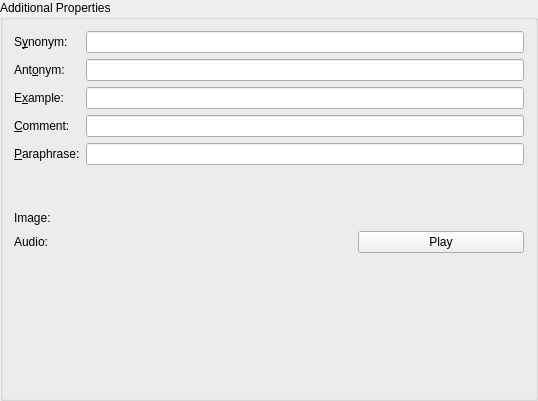
<ui version="4.0" >
 <class>AdditionalEditPage</class>
 <widget class="QWidget" name="AdditionalEditPage" >
  <property name="geometry" >
   <rect>
    <x>0</x>
    <y>0</y>
    <width>538</width>
    <height>401</height>
   </rect>
  </property>
  <property name="sizePolicy" >
   <sizepolicy vsizetype="Minimum" hsizetype="Minimum" >
    <horstretch>0</horstretch>
    <verstretch>0</verstretch>
   </sizepolicy>
  </property>
  <property name="minimumSize" >
   <size>
    <width>300</width>
    <height>225</height>
   </size>
  </property>
  <property name="windowTitle" >
   <string>-</string>
  </property>
  <layout class="QGridLayout" >
   <property name="leftMargin" >
    <number>0</number>
   </property>
   <property name="topMargin" >
    <number>0</number>
   </property>
   <property name="rightMargin" >
    <number>0</number>
   </property>
   <property name="bottomMargin" >
    <number>0</number>
   </property>
   <property name="horizontalSpacing" >
    <number>6</number>
   </property>
   <property name="verticalSpacing" >
    <number>6</number>
   </property>
   <item row="0" column="0" >
    <widget class="QGroupBox" name="GroupBox1" >
     <property name="sizePolicy" >
      <sizepolicy vsizetype="Preferred" hsizetype="Preferred" >
       <horstretch>0</horstretch>
       <verstretch>0</verstretch>
      </sizepolicy>
     </property>
     <property name="title" >
      <string>Additional Properties</string>
     </property>
     <layout class="QVBoxLayout" >
      <item>
       <layout class="QGridLayout" >
        <item row="0" column="0" >
         <widget class="QLabel" name="synonym_label" >
          <property name="text" >
           <string>S&amp;ynonym:</string>
          </property>
          <property name="buddy" >
           <cstring>synonymLineEdit</cstring>
          </property>
         </widget>
        </item>
        <item row="0" column="1" >
         <widget class="QLineEdit" name="synonymLineEdit" >
          <property name="toolTip" >
           <string/>
          </property>
         </widget>
        </item>
        <item row="1" column="0" >
         <widget class="QLabel" name="antonym_label" >
          <property name="text" >
           <string>Ant&amp;onym:</string>
          </property>
          <property name="buddy" >
           <cstring>antonymLineEdit</cstring>
          </property>
         </widget>
        </item>
        <item row="1" column="1" >
         <widget class="QLineEdit" name="antonymLineEdit" />
        </item>
        <item row="2" column="0" >
         <widget class="QLabel" name="examp_label" >
          <property name="text" >
           <string>E&amp;xample:</string>
          </property>
          <property name="buddy" >
           <cstring>exampleLineEdit</cstring>
          </property>
         </widget>
        </item>
        <item row="2" column="1" >
         <widget class="QLineEdit" name="exampleLineEdit" />
        </item>
        <item row="3" column="0" >
         <widget class="QLabel" name="remark_label" >
          <property name="text" >
           <string>&amp;Comment:</string>
          </property>
          <property name="buddy" >
           <cstring>commentLineEdit</cstring>
          </property>
         </widget>
        </item>
        <item row="3" column="1" >
         <widget class="QLineEdit" name="commentLineEdit" />
        </item>
        <item row="4" column="0" >
         <widget class="QLabel" name="para_label" >
          <property name="text" >
           <string>&amp;Paraphrase:</string>
          </property>
          <property name="buddy" >
           <cstring>paraphraseLineEdit</cstring>
          </property>
         </widget>
        </item>
        <item row="4" column="1" >
         <widget class="QLineEdit" name="paraphraseLineEdit" />
        </item>
       </layout>
      </item>
      <item>
       <spacer>
        <property name="orientation" >
         <enum>Qt::Vertical</enum>
        </property>
        <property name="sizeType" >
         <enum>QSizePolicy::Fixed</enum>
        </property>
        <property name="sizeHint" >
         <size>
          <width>20</width>
          <height>40</height>
         </size>
        </property>
       </spacer>
      </item>
      <item>
       <layout class="QGridLayout" >
        <item row="0" column="0" >
         <widget class="QLabel" name="imageLabel" >
          <property name="text" >
           <string>Image:</string>
          </property>
         </widget>
        </item>
        <item row="0" column="1" >
         <widget class="KUrlRequester" name="imageUrlRequester" />
        </item>
        <item row="1" column="0" >
         <widget class="QLabel" name="audioLabel" >
          <property name="text" >
           <string>Audio:</string>
          </property>
         </widget>
        </item>
        <item row="1" column="1" >
         <widget class="KUrlRequester" name="audioUrlRequester" />
        </item>
        <item row="1" column="2" >
         <widget class="QPushButton" name="audioPlayButton" >
          <property name="text" >
           <string>Play</string>
          </property>
         </widget>
        </item>
       </layout>
      </item>
      <item>
       <spacer>
        <property name="orientation" >
         <enum>Qt::Vertical</enum>
        </property>
        <property name="sizeHint" >
         <size>
          <width>410</width>
          <height>51</height>
         </size>
        </property>
       </spacer>
      </item>
     </layout>
    </widget>
   </item>
  </layout>
 </widget>
 <layoutdefault spacing="6" margin="11" />
 <pixmapfunction>qPixmapFromMimeSource</pixmapfunction>
 <customwidgets>
  <customwidget>
   <class>KUrlRequester</class>
   <extends>QFrame</extends>
   <header>kurlrequester.h</header>
  </customwidget>
 </customwidgets>
 <resources/>
 <connections/>
</ui>
